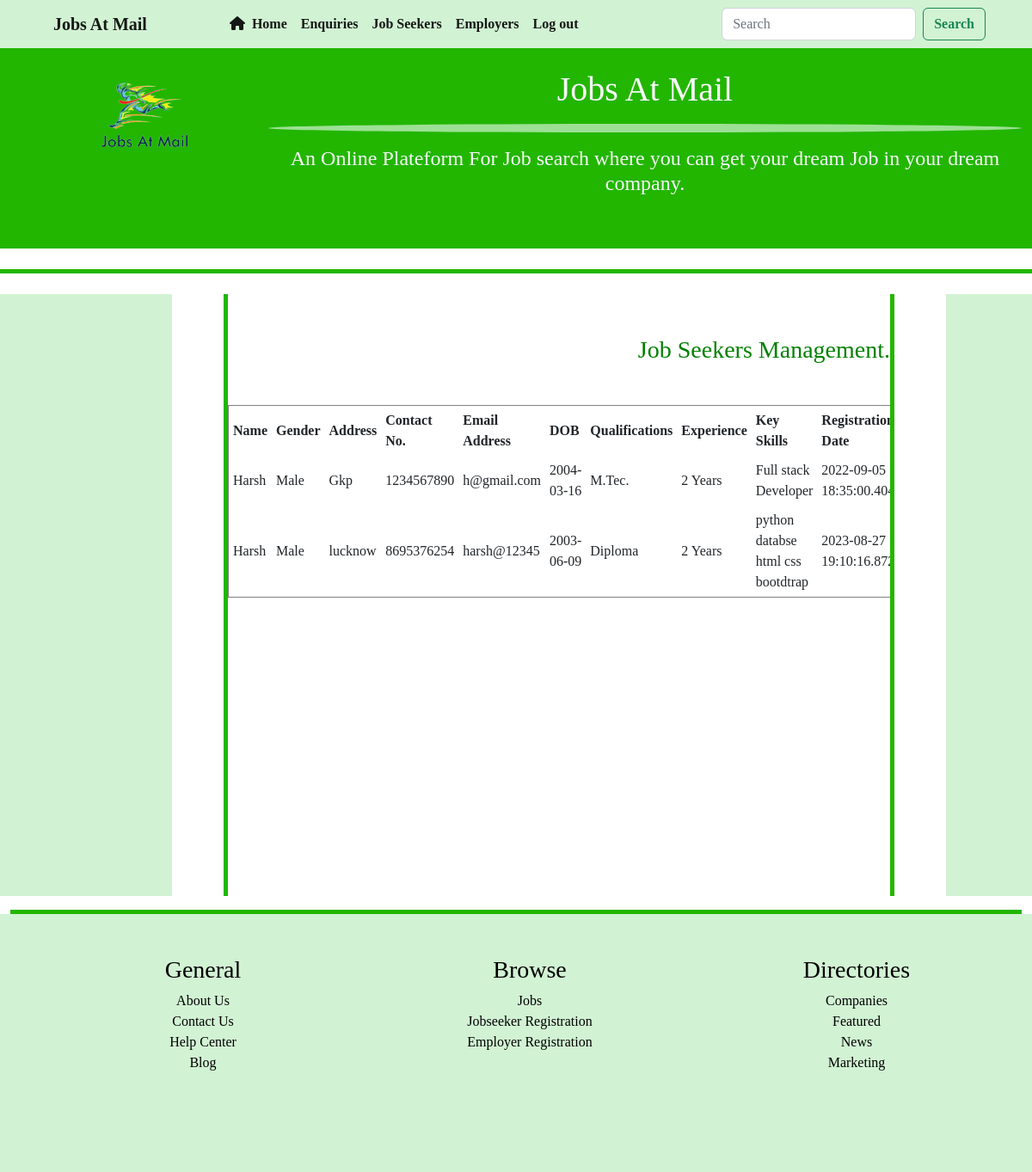
Screenshot of /jobseekers/ (signed in) with the database file from the repository.
### jamapp/models.py (models this page shows)
class JobSeeker(models.Model):
    name=models.CharField(max_length=50)
    gender=models.CharField(max_length=6)
    address=models.TextField()
    contactno=models.CharField(max_length=15)
    emailaddress=models.EmailField(max_length=50,primary_key=True)
    dob=models.CharField(max_length=20)
    qualification=models.CharField(max_length=100)
    experience=models.CharField(max_length=20)
    keyskills=models.TextField()
    regdate=models.CharField(max_length=20)

### jamapp/views.py (the view)
# urls.py: path('jobseekers/',views.jobseekers,name='jobseekers'),
def jobseekers(request):
    try :
        if request.session['admin']:
            js=JobSeeker.objects.all()
            return render(request,'jobseekers.html',{'js':js})
    except:
        return render(request,'login.html')

### jamapp/templates/jobseekers.html
{% extends "adminbase.html" %}
{% block body %}
<h3 style="color:green;text-align:end; width:100%;">
    Job Seekers Management.
</h3>
<div style="width:100%;overflow-x:scroll;" class="mt-5">
    <table border="1" style="width:100%;margin:0px auto;" cellpadding="5px">
           <tr>
               <th>Name</th>
               <th>Gender</th>
               <th>Address</th>
               <th>Contact No.</th>
               <th>Email Address</th>
               <th>DOB</th>
               <th>Qualifications</th>
               <th>Experience</th>
               <th>Key Skills</th>
               <th>Registration Date</th>
           </tr>
            {% for j in js %}
            <tr>
                <td>{{j.name}}</td>
                <td>{{j.gender}}</td>
                <td>{{j.address}}</td>
                <td>{{j.contactno}}</td>
                <td>{{j.emailaddress}}</td>
                <td>{{j.dob}}</td>
                <td>{{j.qualification}}</td>
                <td>{{j.experience}}</td>
                <td>{{j.keyskills}}</td>
                <td>{{j.regdate}}</td>
            </tr>
            {% endfor %}
    </table>
</div>
{% endblock body %}

### jamapp/templates/adminbase.html (shortened to what this page needs)
<!DOCTYPE html>
<html lang="en">
{% load static %}
<head>
    <link rel="stylesheet" href="{% static 'css/bootstrap.css' %}">
    <link rel="stylesheet" href="{% static 'css/style.css' %}">
    <link rel="stylesheet" href="https://cdnjs.cloudflare.com/ajax/libs/font-awesome/6.1.2/css/all.min.css"
/>
</head>
<body>
<div class="container-fluid">
    <div class="row sticky-top">
        <div class="col-sm-12 p-0 my-color-2">
            <div class="container">
                <div class="row">
                    <div class="col-sm-12">
                        <nav class="navbar navbar-expand-lg ">
                            <div class="container-fluid"><a class="navbar-brand" href="{% url 'index' %}">
                                <span class="navbar-brand mb-0 fw-bold ps-2">Jobs At Mail</span></a>
                                <div class="collapse navbar-collapse ps-5" id="navbarSupportedContent">
                                    <ul class="navbar-nav me-auto mb-2 mb-lg-0">
                                        <li class="nav-item">
                                            <a class="nav-link active fw-bold ps-3" href="{% url 'adminhome' %}"><i
                                                    class="fa-solid fa-house pe-2"></i>Home</a>
                                        </li>
                                        <li class="nav-item">
                                            <a class="nav-link active fw-bold" href="{% url 'enquiries' %}">Enquiries</a>
                                        </li>
                                        <li class="nav-item">
                                            <a class="nav-link active fw-bold" href="{% url 'jobseekers' %}">Job Seekers</a>
                                        </li>
                                        <li class="nav-item">
                                            <a class="nav-link active fw-bold" href="{% url 'employers' %}">Employers</a>
                                        </li>
                                        <li class="nav-item">
                                            <a class="nav-link active fw-bold" href="{% url 'adminlogout' %}">Log out </a>
                                        </li>
                                    </ul>
                                    <form class="d-flex" role="search">
                                        <input class="form-control me-2" type="search" placeholder="Search"
                                               aria-label="Search">
                                        <button class="btn btn-outline-success fw-bold"
                                                type="submit">Search
                                        </button>
                                    </form>
                                </div>
                            </div>
                        </nav>
                    </div>
                </div>
            </div>
        </div>
    </div>
    <div class="row my-bg-2 text-light">
        <div class="col-sm-3">
            <img src="../static/images/logo_jobs_at_mail-removebg-preview.png" alt="" class="w-75 mt-4 ms-5">
        </div>
        <div class="col-sm-9 text-center  mt-4">
            <span class="h1">Jobs At Mail</span>
            <hr class="horizontal-line-2">
            <p class="h4">An Online Plateform For Job search where you can get your dream Job in your dream company.</p>
        </div>
        <div class="my-line-1 mt-5"></div>
    </div>
    <div class="row">
        <div class="my-line-1 my-4"></div>
        <div class="col-sm-2 my-margin"></div>
        <div class="col-sm-9 ">
            <div class="my-box mx-5 py-5">
                {% block body %}
                {% endblock body %}
            </div>
        </div>
        <div class="col-sm-1 my-margin"></div>
    </div>
    <div class="my-line-1 mt-3"></div>
    <div class="row my-bg-1">
        <div class="col-sm-12  footer">
            <div class="container">
                <div class="row pt-5 text-center text-black">
                    <div class="col-sm-4">
                        <ul class="my-list">
                            <li>
                                <h3>General</h3>
                            </li>
                            <li><a href="#" class="text-decoration-none text-black">About Us</a></li>
                            <li><a href="#" class="text-decoration-none text-black">Contact Us</a></li>
                            <li><a href="#" class="text-decoration-none text-black">Help Center</a></li>
                            <li><a href="#" class="text-decoration-none text-black">Blog</a></li>
                        </ul>
                    </div>
                    <div class="col-sm-4">
                        <ul class="my-list">
                            <li>
                                <h3>Browse</h3>
                            </li>
                            <li><a href="#" class="text-decoration-none text-black">Jobs</a></li>
                            <li><a href="#" class="text-decoration-none text-black">Jobseeker Registration</a></li>
                            <li><a href="#" class="text-decoration-none text-black">Employer Registration</a></li>
                        </ul>
                    </div>
                    <div class="col-sm-4">
                        <ul class="my-list">
                            <li>
                                <h3>Directories</h3>
                            </li>
                            <li><a href="#" class="text-decoration-none text-black">Companies</a></li>
                            <li><a href="#" class="text-decoration-none text-black">Featured</a></li>
                            <li><a href="#" class="text-decoration-none text-black">News</a></li>
                            <li><a href="#" class="text-decoration-none text-black">Marketing</a></li>
                        </ul>
                    </div>
                </div>
            </div>
        </div>
    </div>
</div>
</body>
</html>

### jamapp/static/css/style.css (style rules this page uses)
body { font-family: Georgia, 'Times New Roman', Times, serif; }
.my-color-2 { background-color: #d2f2d4; }
.my-bg-1 { background-color: #d2f2d4; }
.my-bg-2 { background-color: #22b600; }
.horizontal-line-2 { border: 5px solid #d2f2d4; border-radius: 50%; opacity: 0.7; }
.my-line-1 { height: 5px; background-color: #22b600; width: 100%; }
.footer { height: 300px; }
.my-list { list-style-type: none; }
.my-margin { min-height: 700px; height: auto; background-color: #d2f2d4; }
.my-box { border: 5px solid #22b600; border-top: none; border-bottom: none; min-height: 700px; height: auto; }

### rows the page displays
JobSeeker: name "Harsh", gender "Male", address "Gkp", contactno "1234567890", emailaddress "h@gmail.com", dob "2004-03-16", qualification "M.Tec.", experience "2 Years", keyskills "Full stack Developer", regdate "2022-09-05…"
JobSeeker: name "Harsh", gender "Male", address "lucknow", contactno "8695376254", emailaddress "harsh@12345", dob "2003-06-09", qualification "Diploma", experience "2 Years", keyskills "python databse html css bootdtrap", regdate "2023-08-27…"
